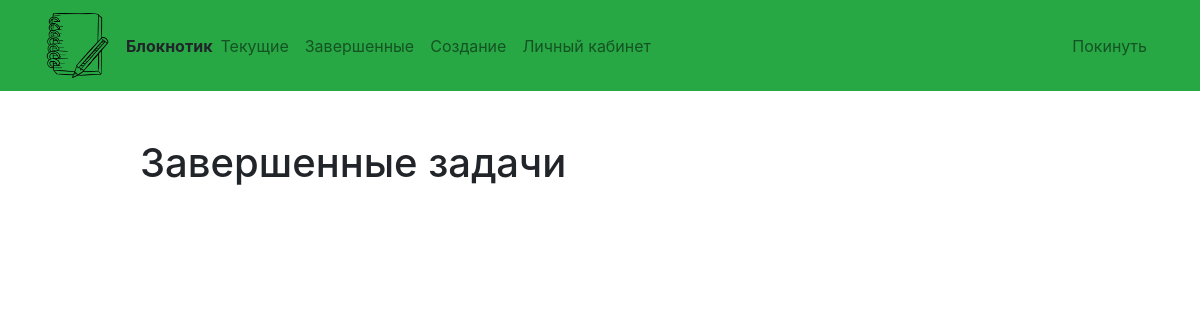
The app's page /completed/ (signed in), older data.
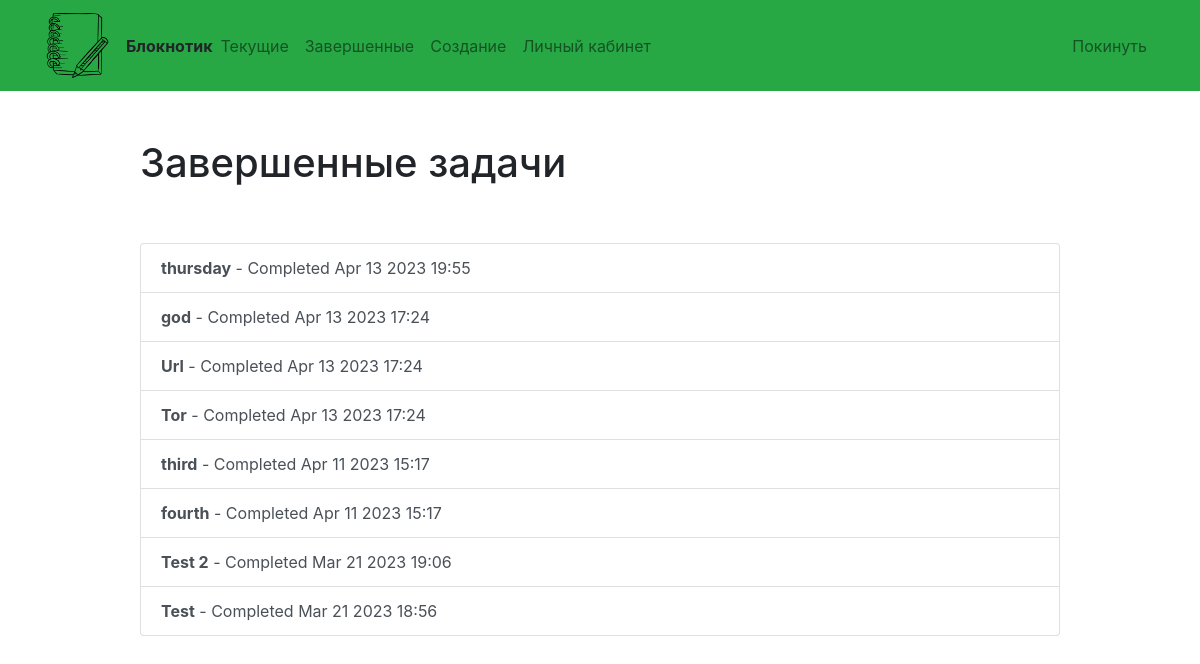
The same page, newer data.
### todo/models.py (models this page shows, shortened)
class Todo(models.Model):
    title = models.CharField(max_length=100)
    memo = models.TextField(blank=True)
    created = models.DateTimeField(auto_now_add=True)
    datecompleted = models.DateTimeField(null=True, blank=True)
    important = models.BooleanField(default=False)
    user = models.ForeignKey(User, on_delete=models.CASCADE)
    iscompleted = models.BooleanField(default=False)
    deadline = models.DateTimeField(null=True, blank=True)

### todo/views.py (the view)
# urls.py: path('completed/', views.completedtodos, name='completedtodos'),
@login_required
def completedtodos(request):
    todos = Todo.objects.filter(user=request.user, iscompleted=True).order_by('-datecompleted')
    return render(request, 'todo/completedtodos.html', {'todos': todos})

### todo/templates/todo/completedtodos.html
{% extends "todo/base.html" %}
{% block content %}
    <div class="row justify-content-center mt-5">
        <div class="col-md-10">
            <h1>Завершенные задачи</h1>
        </div>
    </div>
    <div class="row justify-content-center mt-5">
        <div class="col-md-10">
            <div class="list-group">
                {% for todo in todos %}
                    <a href="{% url 'viewtodo' todo.id %}" class="list-group-item list-group-item-action{% if todo.important %} list-group-item-danger{% endif %}"><b>{{ todo.title }}</b> - Completed {{ todo.datecompleted|date:'M j Y H:i' }}</a>
                {% endfor %}
            </div>
        </div>
    </div>
{% endblock %}

### todo/templates/todo/base.html (shortened to what this page needs)
{% load static %}
<!doctype html>
<html lang="en">
<head>
    <link rel="stylesheet" href="https://stackpath.bootstrapcdn.com/bootstrap/4.4.1/css/bootstrap.min.css">
</head>
<body>
<nav class="navbar navbar-expand-md navbar-light bg-success">
<div class="container">
    <a class="navbar-brand" href="{% url 'home' %}">
         <img src="{% static 'todo/logo.png' %}" width="65" height="65" class="d-inline-block align-top">
    </a>
        <span><b>Блокнотик</b></span>
    <div class="collapse navbar-collapse" id="navbarNav">
    {% if user.is_authenticated %}
        <ul class="navbar-nav mr-auto">
                <li class="nav-item {{ current }}">
                    <a class="nav-link" href="{% url 'CurrentToDo' %}">Текущие</a>
                </li>
                <li class="nav-item {{ completed }}">
                    <a class="nav-link" href="{% url 'completedtodos' %}">Завершенные</a>
                </li>
                <li class="nav-item {{ create }}">
                    <a class="nav-link" href="{% url 'CreateToDo' %}">Создание</a>
                </li>
                <li class="nav-item {{ personalaccount }}">
                    <a class="nav-link" href="{% url 'personalaccount' %}">Личный кабинет</a>
                </li>
        </ul>
    {% endif %}
    <ul class="navbar-nav ml-auto">
            {% if user.is_authenticated %}
                <li class="nav-item">
                    <a href="#" onclick="$('#signOutBtn').click()" class="nav-link">Покинуть</a>
                </li>
            {% endif %}
        </ul>
    </div>
</div>
</nav>
<div class="container">
{% block content %}{% endblock %}
</div>
</body>
</html>

Row changes from the older to the newer data that the page shows:
added Todo: title "thursday", datecompleted "Apr 13 2023 19:55"
added Todo: title "god", datecompleted "Apr 13 2023 17:24"
added Todo: title "Url", datecompleted "Apr 13 2023 17:24"
added Todo: title "Tor", datecompleted "Apr 13 2023 17:24"
added Todo: title "third", datecompleted "Apr 11 2023 15:17"
added Todo: title "fourth", datecompleted "Apr 11 2023 15:17"
added Todo: title "Test 2", datecompleted "Mar 21 2023 19:06"
added Todo: title "Test", datecompleted "Mar 21 2023 18:56"
